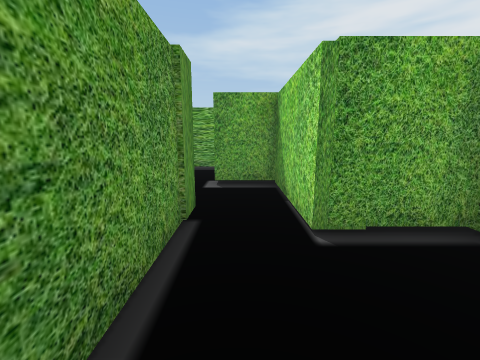
View 1 (above)

16 first-person views from a walk through a scene from a Unity 3-D project. The camera is 0.55 m above the floor, tilts 10° down and sees 90° across. The floor is counted in squares, 0.5 m on a side. Each view is taken from the middle of a square. On the plan, view 1 faces up. The plan holds only what a view shows up to about 11 squares ahead; the rest is blank. The player is left out.

View 2
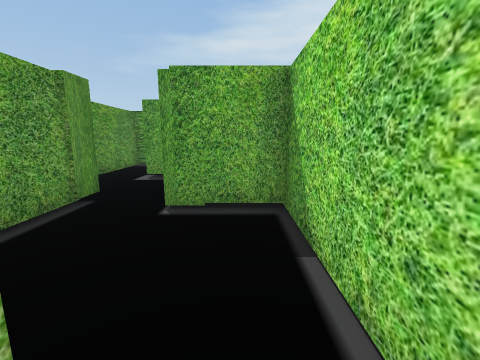

View 3
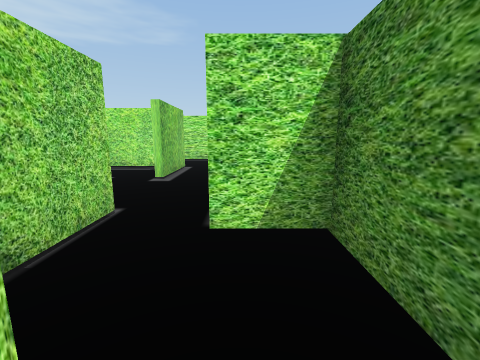

View 4
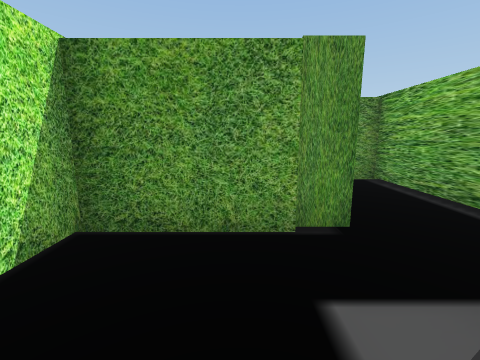

View 5
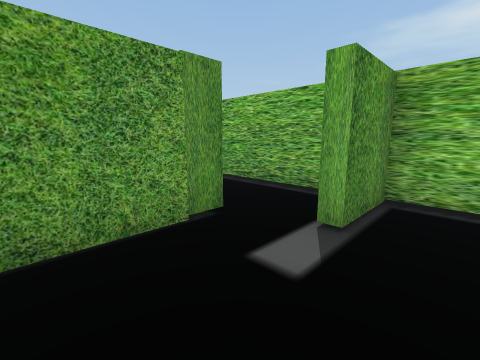

View 6
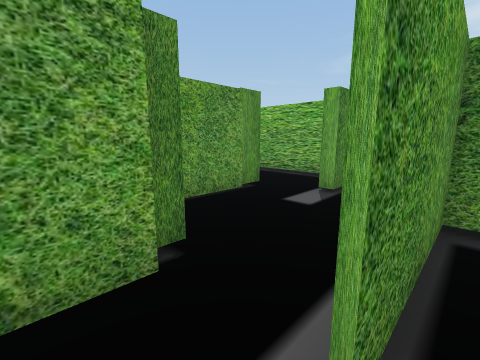

View 7
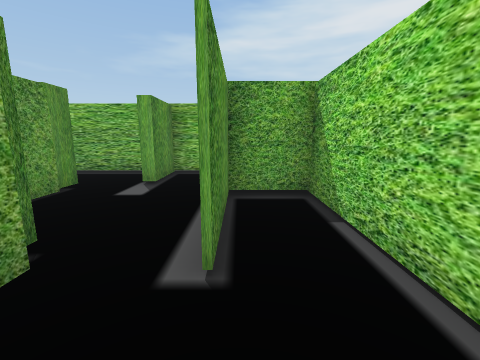

View 8
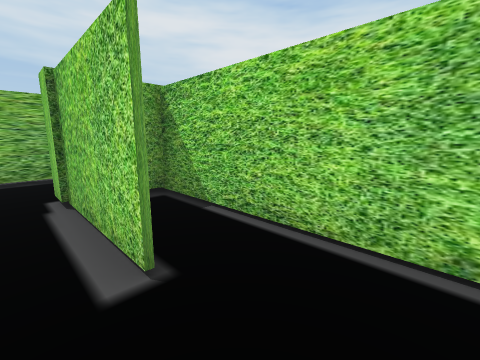

View 9
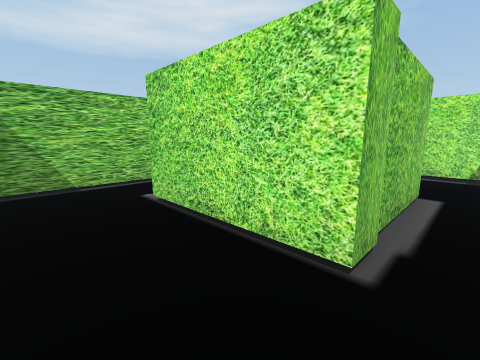

View 10
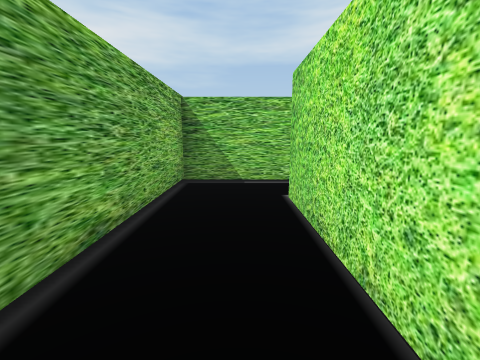

View 11
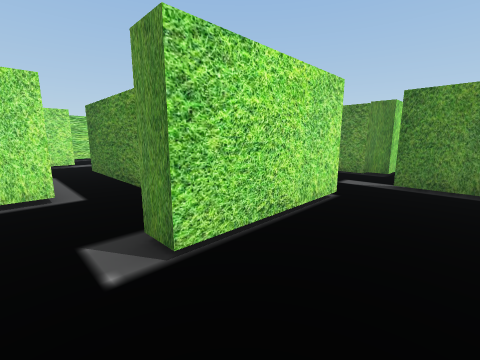

View 12
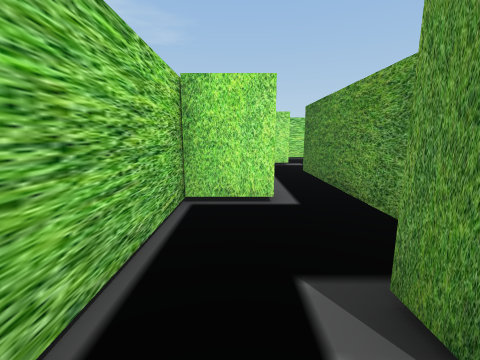

View 13
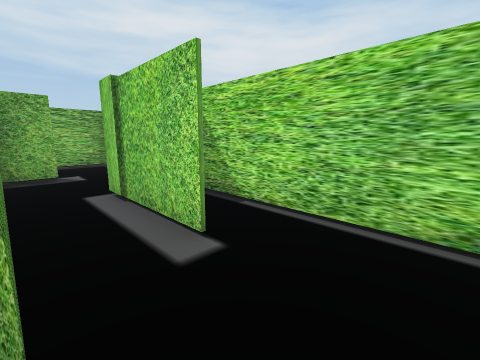

View 14
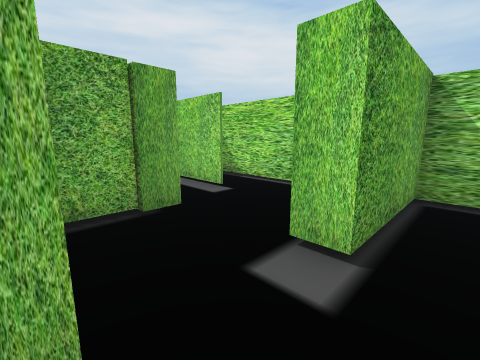

View 15
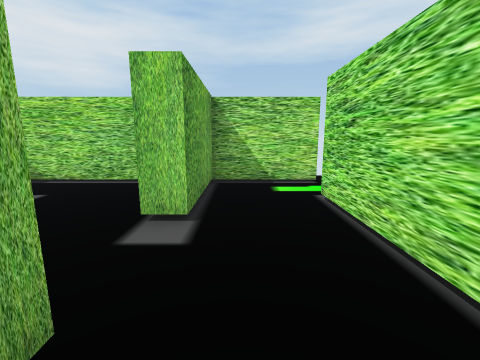

View 16
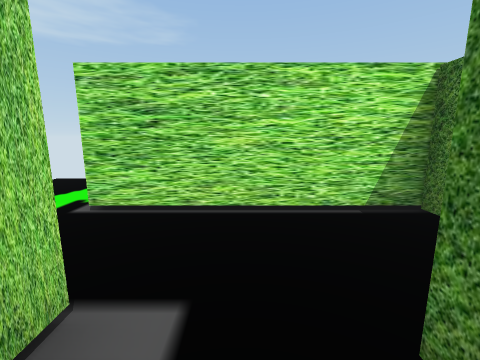

### Floor plan
Key: @ floor where view 1 was taken; # wall or solid block; . floor; O other object.
Columns run from 2 left of view 1 to 10 right of it. Each row starts with its distance up from view 1.
  9 #############
  8 #....#......#
  7 #....#..  ..#
  6 #.OO...####.#
  5 #..#. .###..#
  4 #..#  .###..#
  3 ## #O#.###.O#
  2  # ..#..##.O#
  1  #...#..##.##
  0   @..#####.##
 -1   .#... ....#
 -2   .#..  ....#
 -3    #####..###
 -4      #....  #
 -5      #......#
 -6      ######.#
 -7            ..

Positions as (right, up) in squares from view 1, and headings:
1: (0, 0), facing up
2: (2, -1), facing up
3: (-1, 6), facing down
4: (4, 5), facing left
5: (4, 4), facing up-left
6: (5, 2), facing up-left
7: (5, 1), facing up
8: (4, 1), facing up-right
9: (4, 8), facing down-right
10: (4, 7), facing right
11: (9, 8), facing down-left
12: (9, 7), facing down
13: (7, -2), facing up-right
14: (5, -4), facing up-right
15: (4, -4), facing right
16: (6, -2), facing down
